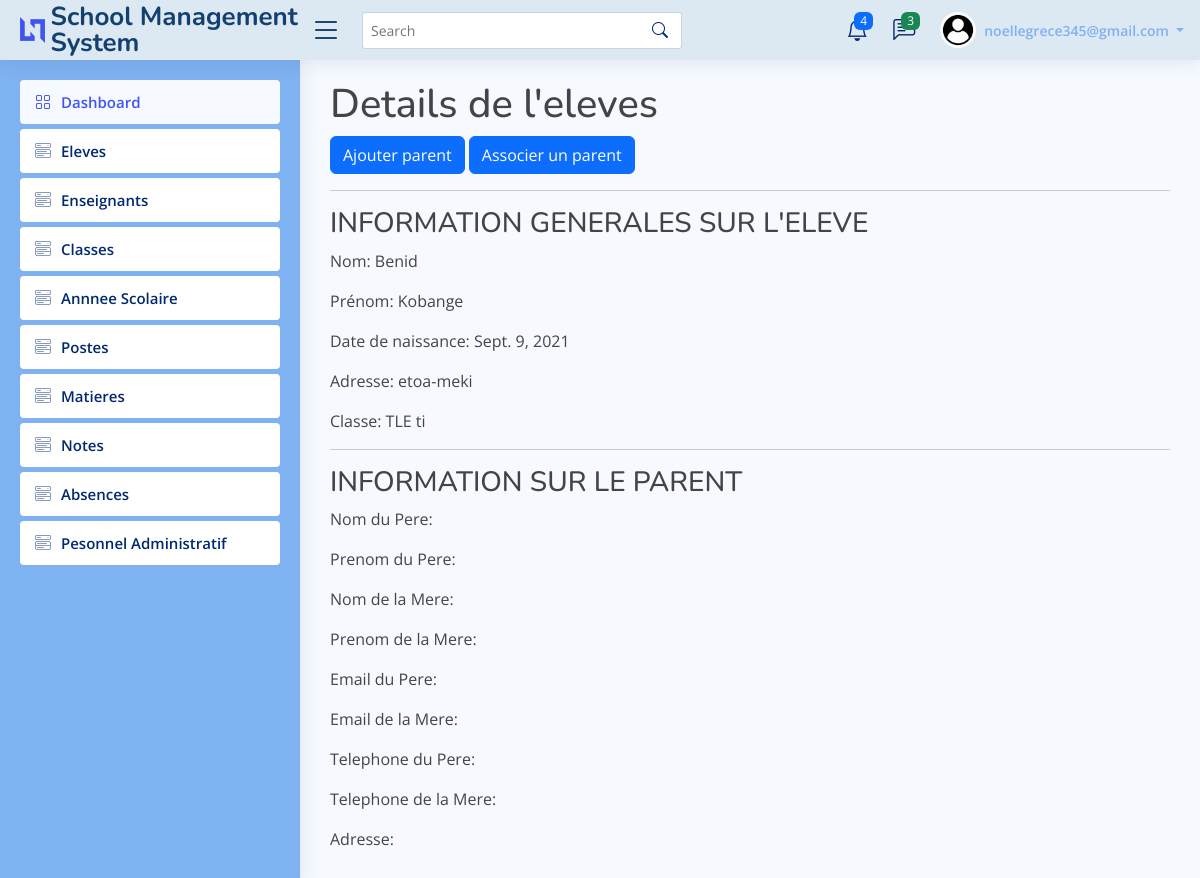
/detail/5 (signed in), run on the app's committed database.
### gestion_utilisateur/models.py (models this page shows, shortened)
class CustomUser(AbstractUser):
    USER_TYPE = ((1, "Personnel"), (2, "Professeur"), (3, "Parent_eleve"))
    SEXE = [("M", "Masculin"), ("F", "Feminin")]
    matricule =  models.TextField(max_length=5, editable=False, default="")
    nom = models.CharField(max_length=256)
    prenom = models.CharField(max_length=256)
    telephone = models.CharField(max_length=256, blank=True, null=True)
    address = models.TextField(blank=True, null=True)
    username = None # Removed username, using email instead
    email = models.EmailField(unique=True)
    user_type = models.PositiveSmallIntegerField(choices=USER_TYPE, null=True)
    sexe = models.CharField(max_length=1, choices=SEXE)
    created_at = models.DateTimeField(auto_now_add=True)
    updated_at = models.DateTimeField(auto_now=True)
    USERNAME_FIELD = "email"
    REQUIRED_FIELDS = []
    objects = CustomUserManager ()

class Eleve(models.Model):
    matricule = models.CharField(max_length=6, editable=False, default="")
    nom = models.CharField(max_length=25)
    prenom = models.CharField(max_length=25)
    date_naiss = models.DateField()
    adresse = models.CharField(max_length=25)
    classe = models.ForeignKey(Classe, on_delete = models.CASCADE)
    annee_scolaire = models.ManyToManyField(Annee_scolaire)
    classe = models.ForeignKey(Classe, on_delete = models.CASCADE)

class Classe(models.Model):
    code = models.CharField(max_length=25)
    libelle = models.CharField(max_length=50)
    montant = models.DecimalField(max_digits=15, decimal_places=2)
    def __str__(self):
        return self.code

### gestion_utilisateur/views.py (the view)
# urls.py: path('detail/<int:id>', views.detail),
def detail(request, id):
    eleve = get_object_or_404(Eleve, id=id)
    try:
        parent = Parent.objects.get(eleve_id=id)
    except Parent.DoesNotExist:
        parent = None
    return render(request, 'detail.html', {'eleve': eleve, 'parent':parent})

### gestion_utilisateur/templates/detail.html (shortened to what this page needs)
{% extends 'link.html' %}
{% load static %}
{% block content %}
<h1>Details de  l'eleves</h1>
<a class="openModalButton btn btn-primary" href="/create_parent"> Ajouter parent </a>
   <button type="button" class="btn btn-primary" data-bs-toggle="modal" data-bs-target="#verticalycentered">
    Associer un parent
  </button>
  <hr/>
  <div>
   <h3>INFORMATION GENERALES SUR L'ELEVE</h3>
   <p>Nom: {{ eleve.nom }}</p>
   <p>Prénom: {{ eleve.prenom }}</p>
   <p>Date de naissance: {{ eleve.date_naiss }}</p>
   <p>Adresse: {{ eleve.adresse }}</p>
   <p>Classe: {{ eleve.classe }}</p>
  </div>
  <hr/>
  <div>
   <h3>INFORMATION SUR LE PARENT</h3>
   <p>Nom du Pere: {{ parent.nom_pere }}</p>
   <p>Prenom du Pere: {{ parent.prenon_pere }}</p>
   <p>Nom de la Mere: {{ parent.nom_mere }}</p>
   <p>Prenom de la Mere: {{ parent.prenon_mere }}</p>
   <p>Email du Pere: {{ parent.email_pere }}</p>
   <p>Email de la Mere: {{ parent.email_mere }}</p>
   <p>Telephone du Pere: {{ parent.telephone_pere }}</p>
   <p>Telephone de la Mere: {{ parent.telephone_mere }}</p>
   <p>Adresse: {{ parent.adresse }}</p>
  </div>
{% endblock %}

### gestion_utilisateur/templates/link.html (shortened to what this page needs)
<!DOCTYPE html>
{% load static%}
<html lang="en">
  <head>
    <link
      href="{% static 'assets/vendor/bootstrap/css/bootstrap.min.css' %}"
      rel="stylesheet"
    />
    <link
      href="{% static 'assets/vendor/bootstrap-icons/bootstrap-icons.css' %}"
      rel="stylesheet"
    />
    <link
      href="{% static 'assets/vendor/boxicons/css/boxicons.min.css' %}"
      rel="stylesheet"
    />
    <link
      href="{% static 'assets/vendor/quill/quill.snow.css' %}"
      rel="stylesheet"
    />
    <link
      href="{% static 'assets/vendor/quill/quill.bubble.css' %}"
      rel="stylesheet"
    />
    <link
      href="{% static 'assets/vendor/remixicon/remixicon.css' %}"
      rel="stylesheet"
    />
    <link
      href="{% static 'assets/vendor/simple-datatables/style.css' %}"
      rel="stylesheet"
    />
    <link href="{% static 'assets/css/style.css' %}" rel="stylesheet" />
  </head>
  <body>
    {% if user.is_authenticated %}
    <header id="header" class="header fixed-top d-flex align-items-center">
      <div class="d-flex align-items-center justify-content-between">
        <a href="index.html" class="logo d-flex align-items-center">
          <img src="assets/img/logo.png" alt="" />
          <span class="d-none d-lg-block">School Management System</span>
        </a>
        <i class="bi bi-list toggle-sidebar-btn"></i>
      </div>
      <div class="search-bar">
        <form
          class="search-form d-flex align-items-center"
          method="POST"
          action="#"
        >
          <input
            type="text"
            name="query"
            placeholder="Search"
            title="Enter search keyword"
          />
          <button type="submit" title="Search">
            <i class="bi bi-search"></i>
          </button>
        </form>
      </div>
      <nav class="header-nav ms-auto">
        <ul class="d-flex align-items-center">
          <li class="nav-item dropdown">
            <a class="nav-link nav-icon" href="#" data-bs-toggle="dropdown">
              <i class="bi bi-bell"></i>
              <span class="badge bg-primary badge-number">4</span> </a
            >
          </li>
          <li class="nav-item dropdown">
            <a class="nav-link nav-icon" href="#" data-bs-toggle="dropdown">
              <i class="bi bi-chat-left-text"></i>
              <span class="badge bg-success badge-number">3</span>
            </a>
          </li>
          <li class="nav-item dropdown pe-3">
            <a
              class="nav-link nav-profile d-flex align-items-center pe-0"
              href="#"
              data-bs-toggle="dropdown"
            >
              <img
                src="static\assets\img\profile.jpeg"
                alt="Profile"
                class="rounded-circle"
              />
              <span class="d-none d-md-block dropdown-toggle ps-2">
                {{ user.email }}
              </span> </a
            >
          </li>
        </ul>
      </nav>
    </header>
    <aside id="sidebar" class="sidebar">
      {% if user.user_type == 2 %}
      <ul class="sidebar-nav" id="sidebar-nav">
        <li class="nav-item">
          <a class="nav-link" href="/dsh_enseignant">
            <i class="bi bi-grid"></i>
            <span>Dashboard</span>
          </a>
        </li>
        <li class="nav-item">
          <a
            class="nav-link collapsed"
            data-bs-target="#components-nav"
            href="/show_classe"
          >
            <i class="bi bi-menu-button-wide"></i><span>Classes</span>
          </a>
        </li>
        <li class="nav-item">
          <a class="nav-link " data-bs-target="#components-nav" data-bs-toggle="collapse" href="#">
            <i class="bi bi-menu-button-wide"></i><span>Notes</span><i class="bi bi-chevron-down ms-auto"></i>
          </a>
          <ul id="components-nav" class="nav-content collapse" data-bs-parent="#sidebar-nav">
            <li>
              <a href="/notes/add_notes_view">
                <i class="bi bi-circle"></i><span>Ajouter note</span>
              </a>
            </li>
            <li>
              <a href="/notes/filter_notes">
                <i class="bi bi-circle"></i><span>Voir note</span>
              </a>
            </li>
          </ul>
        </li>
        <li class="nav-item">
          <a class="nav-link collapsed" href="/absences/show_absences">
            <i class="bi bi-menu-button-wide"></i><span>Absences</span>
          </a>
        </li>
      </ul>
  {% else %}
  <ul class="sidebar-nav" id="sidebar-nav">
    <li class="nav-item">
      <a class="nav-link" href="/dashboard">
        <i class="bi bi-grid"></i>
        <span>Dashboard</span>
      </a>
    </li>
    <li class="nav-item">
      <a
        class="nav-link collapsed"
        data-bs-target="#components-nav"
        href="/show_eleve"
      >
        <i class="bi bi-menu-button-wide"></i><span>Eleves</span>
      </a>
    </li>
    <li class="nav-item">
      <a
        class="nav-link collapsed"
        data-bs-target="#components-nav"
        href="/show_enseignant"
      >
        <i class="bi bi-menu-button-wide"></i><span>Enseignants</span>
      </a>
    </li>
    <li class="nav-item">
      <a
        class="nav-link collapsed"
        data-bs-target="#components-nav"
        href="/show_classe"
      >
        <i class="bi bi-menu-button-wide"></i><span>Classes</span>
      </a>
    </li>
    <li class="nav-item">
      <a
        class="nav-link collapsed"
        data-bs-target="#components-nav"
        href="/show_anneescolaire"
      >
        <i class="bi bi-menu-button-wide"></i><span>Annnee Scolaire</span>
      </a>
    </li>
    <li class="nav-item">
      <a
        class="nav-link collapsed"
        data-bs-target="#components-nav"
        href="/show_poste"
      >
        <i class="bi bi-menu-button-wide"></i><span>Postes</span>
      </a>
    </li>
    <li class="nav-item">
      <a
        class="nav-link collapsed"
        data-bs-target="#components-nav"
        href="/notes/show_matiere"
      >
        <i class="bi bi-menu-button-wide"></i><span>Matieres</span>
      </a>
    </li>
    <li class="nav-item">
      <a
        class="nav-link collapsed"
        data-bs-target="#components-nav"
        href="/show_notes"
      >
        <i class="bi bi-menu-button-wide"></i><span>Notes</span>
      </a>
    </li>
    <li class="nav-item">
      <a class="nav-link collapsed" href="/absences/show_absences">
        <i class="bi bi-menu-button-wide"></i><span>Absences</span>
      </a>
    </li>
    <li class="nav-item">
      <a
        class="nav-link collapsed"
        data-bs-target="#components-nav"
        href="/show_personnelAD"
      >
        <i class="bi bi-menu-button-wide"></i
        ><span>Pesonnel Administratif</span>
      </a>
    </li>
  </ul>
  {% endif %}
    </aside>
    <main id="main" class="main">{% block content %} {% endblock %}</main>
    {% endif %}
  </body>
</html>

### gestion_utilisateur/static/assets/css/style.css (style rules this page uses)
:root { scroll-behavior: smooth; }
body { font-family: "Open Sans", sans-serif; background: #f6f9ff; color: #444444; }
a { color: #4154f1; text-decoration: none; }
h1, h2, h3, h4, h5, h6 { font-family: "Nunito", sans-serif; }
#main { margin-top: 60px; padding: 20px 30px; transition: all 0.3s; }
.logo { line-height: 1; }
@media (min-width: 1200px) { .logo { width: 280px; } }
.logo img { max-height: 26px; margin-right: 6px; }
.logo span { font-size: 26px; font-weight: 700; color: #134070; font-family: "Nunito", sans-serif; }
.header { transition: all 0.5s; z-index: 997; height: 60px; box-shadow: 0px 2px 20px rgba(1, 41, 112, 0.1); background-color: #DCE8F2; padding-left: 20px; }
.header .toggle-sidebar-btn { font-size: 32px; padding-left: 10px; cursor: pointer; color: #134070; }
.header .search-bar { min-width: 360px; padding: 0 20px; }
.header .search-form { width: 100%; }
.header .search-form input { border: 0; font-size: 14px; color: #012970; border: 1px solid rgba(1, 41, 112, 0.2); padding: 7px 38px 7px 8px; border-radius: 3px; transition: 0.3s; width: 100%; }
.header .search-form button { border: 0; padding: 0; margin-left: -30px; background: none; }
.header .search-form button i { color: #012970; }
.header-nav ul { list-style: none; }
.header-nav>ul { margin: 0; padding: 0; }
.header-nav .nav-icon { font-size: 22px; color: #012970; margin-right: 25px; position: relative; }
.header-nav .nav-profile { color: #7FB2F0; }
.header-nav .nav-profile img { max-height: 36px; }
.header-nav .nav-profile span { font-size: 14px; font-weight: 600; }
.header-nav .badge-number { position: absolute; inset: -2px -5px auto auto; font-weight: normal; font-size: 12px; padding: 3px 6px; }
.sidebar { position: fixed; top: 60px; left: 0; bottom: 0; width: 300px; z-index: 996; transition: all 0.3s; padding: 20px; overflow-y: auto; scrollbar-width: thin; scrollbar-color: #aab7cf transparent; box-shadow: 0px 0px 20px rgba(1, 41, 112, 0.1); background-color: #7FB2F0; }
@media (min-width: 1200px) { #main, #footer { margin-left: 300px; } }
.sidebar-nav { padding: 0; margin: 0; list-style: none; }
.sidebar-nav li { padding: 0; margin: 0; list-style: none; }
.sidebar-nav .nav-item { margin-bottom: 5px; }
.sidebar-nav .nav-link { display: flex; align-items: center; font-size: 15px; font-weight: 600; color: #4154f1; transition: 0.3; background: #f6f9ff; padding: 10px 15px; border-radius: 4px; }
.sidebar-nav .nav-link i { font-size: 16px; margin-right: 10px; color: #4154f1; }
.sidebar-nav .nav-link.collapsed { color: #012970; background: #fff; }
.sidebar-nav .nav-link.collapsed i { color: #899bbd; }

### data on the page
CustomUser: email "noellegrece345@gmail.com"
Eleve: nom "Benid", prenom "Kobange", date_naiss "Sept. 9, 2021", adresse "etoa-meki", classe "TLE ti"
